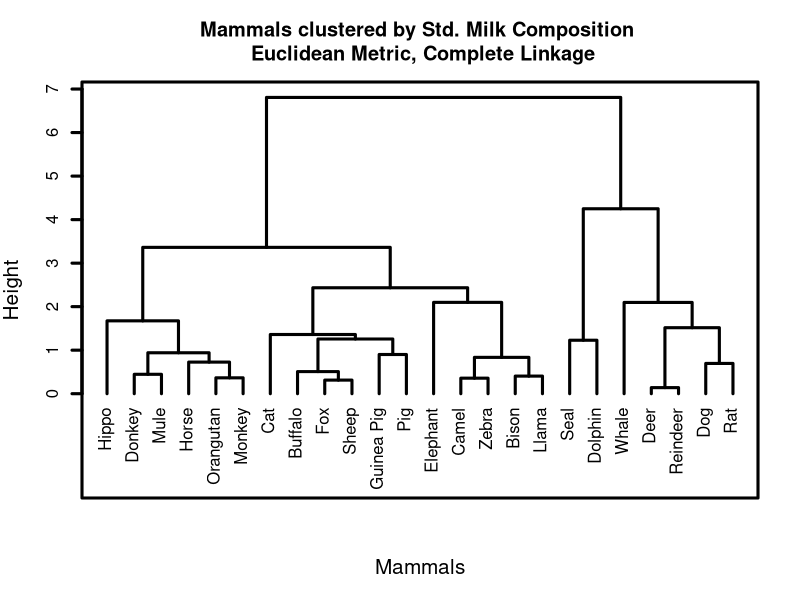
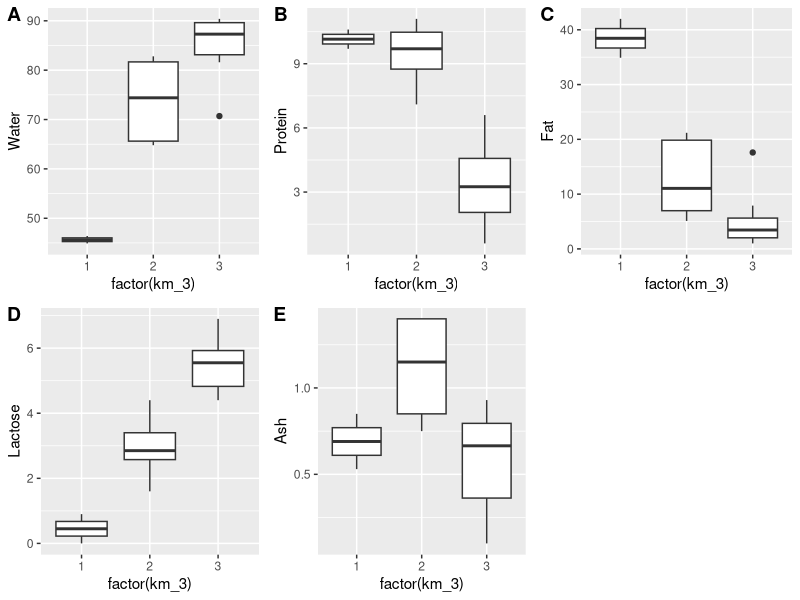
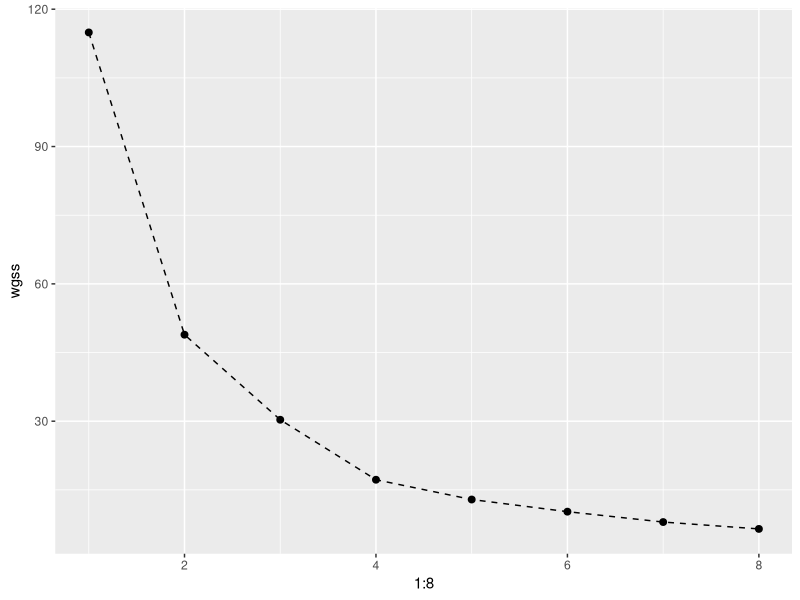
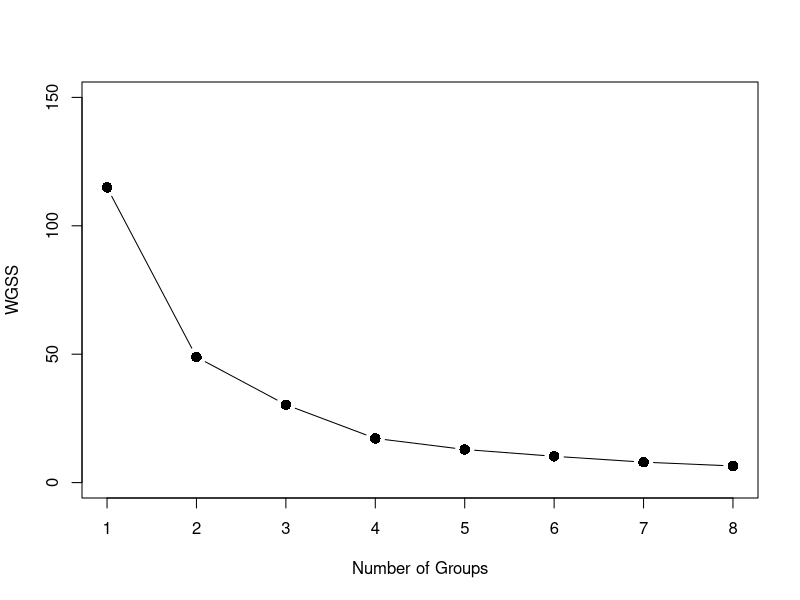

The R script that drew these images, in order:
## ---- chunk 1
knitr::opts_chunk$set(warning=FALSE, message=FALSE)
## ---- chunk 2
library(tidyverse)
Mammals_Milk<-read.csv("Milk_Composition.csv",header=T,row.names=1)
head(Mammals_Milk)
## ---- chunk 3
Mammals_Milk %>% summary()
## ---- chunk 4
Mammals_Milk_Std<-round(scale(Mammals_Milk),2)
head(Mammals_Milk_Std)
## ---- chunk 5
Mammals_Milk_Cluster<-hclust(dist(Mammals_Milk_Std))
plot(Mammals_Milk_Cluster,lwd=3,sub="",hang=-1,xlab="Mammals",cex.lab=1.25,main="Mammals clustered by Std. Milk Composition \n Euclidean Metric, Complete Linkage",frame.plot=T)
## ---- chunk 6
set.seed(125)
MMilk_km_3<-kmeans(Mammals_Milk_Std,centers=3,nstart=100)
MMilk_km_4<-kmeans(Mammals_Milk_Std,centers=4,nstart=100)
Mammals_Milk<-data.frame(Mammals_Milk,km_3=MMilk_km_3$cluster,km_4=MMilk_km_4$cluster)
Mammals_Milk %>% arrange(km_3)
Mammals_Milk %>% arrange(km_4)

## ---- chunk 7
MMilk_Agg_K3<-Mammals_Milk %>%
  group_by(km_3) %>%
  summarize(Count=n(),Mean_Water=mean(Water),Mean_Protein=mean(Protein), Mean_Fat=mean(Fat),Mean_Lactose=mean(Lactose),Mean_Ash=mean(Ash)) %>% round(2)
MMilk_Agg_K3

MMilk_Agg_K4<-Mammals_Milk %>%
  group_by(km_4) %>%
  summarize(Count=n(),Mean_Water=mean(Water),Mean_Protein=mean(Protein),
            Mean_Fat=mean(Fat),Mean_Lactose=mean(Lactose),Mean_Ash=mean(Ash)) %>% round (2)
MMilk_Agg_K4
  
## ---- chunk 8
require(cowplot)


graph1 <- ggplot(Mammals_Milk, aes(x=factor(km_3), y=Water)) + geom_boxplot()
graph2 <- ggplot(Mammals_Milk, aes(x=factor(km_3), y=Protein)) + geom_boxplot()
graph3 <- ggplot(Mammals_Milk, aes(x=factor(km_3), y=Fat)) + geom_boxplot()
graph4 <- ggplot(Mammals_Milk, aes(x=factor(km_3), y=Lactose)) + geom_boxplot()
graph5 <- ggplot(Mammals_Milk, aes(x=factor(km_3), y=Ash)) + geom_boxplot()

plot_grid(graph1, graph2, graph3, graph4, graph5, labels = "AUTO")

## ---- chunk 9
wgss<-rep(0,8)
for(i in 1:8){
  wgss[i]<-kmeans(Mammals_Milk_Std,centers=i,nstart=50)$tot.withinss
}

ggplot(as.data.frame(wgss), aes(x=1:8,y=wgss)) + geom_point(size=2) + geom_line(linetype= "dashed")
plot(c(1:8),wgss,type="b",pch=16,cex=1.4,ylim=c(0,150),xlab="Number of Groups", ylab="WGSS")
#Elbow plot suggest 2 to 3 clusters.
#Elbow plot shows the clusters by WGSS starting to slow down, which is hard to clearfy, where as Dendrogram shows clustering through nested hierarchy picture, which could be clearly identified how many clusters are there.

# Good job. 
